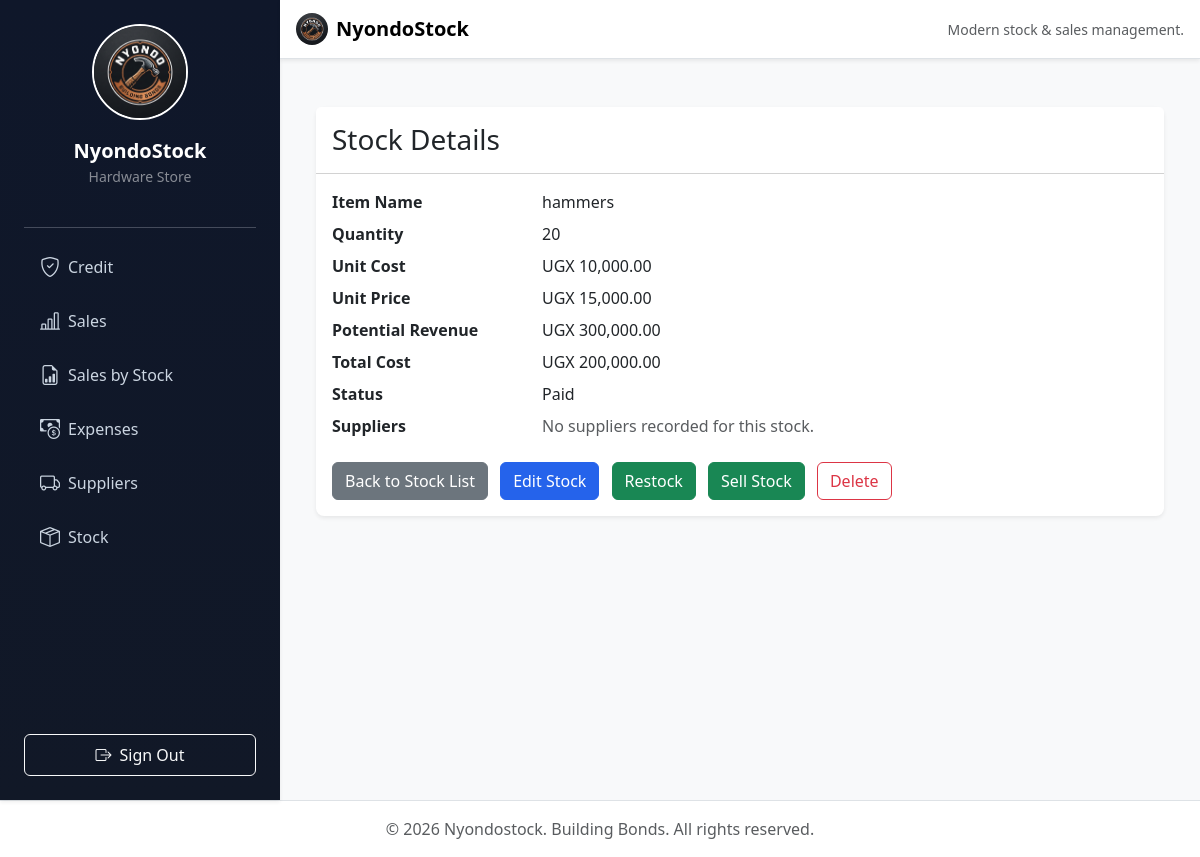
Page /stock/stock/detail/2/ on the earlier database version.
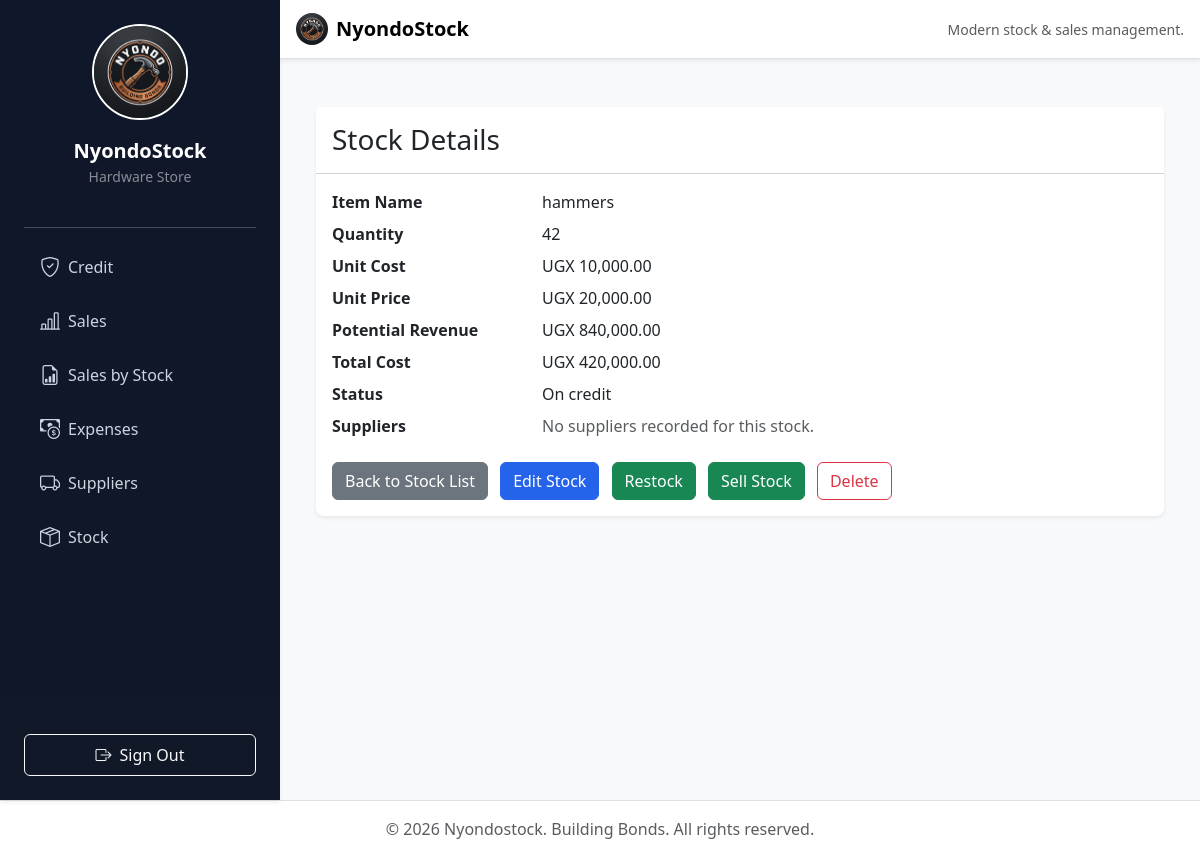
Same page on the later database version.
### stock/models.py (models this page shows, shortened)
class Stock(models.Model):
    STOCK_CHOICES = [
      ('hammers', 'Hammers'),
      ('nails', 'Nails'),
      ('iron sheets', 'Iron Sheets'),
      ('cement', 'Cement'),
      ('toolbox','Toolbox'),
      ('timber', 'Timber'),
      ('wire mesh', 'Wire Mesh'),
    ]
    name = models.CharField(max_length=25, choices=STOCK_CHOICES)
    quantity = models.IntegerField()
    date = models.DateTimeField(auto_now_add=True)
    unit_cost = models.DecimalField(max_digits=20, decimal_places=2)
    total_cost = models.DecimalField(max_digits=20, decimal_places=2)
    is_on_credit = models.BooleanField(default=False)
    is_paid = models.BooleanField(default=False)
    low_stock_threshold = models.IntegerField(default=5)
    unit_price = models.DecimalField(max_digits=20, decimal_places=2, null=True, blank=True)
    is_deleted = models.BooleanField(default=False)
    objects = StockManager()  # Default manager - excludes deleted
    all_objects = models.Manager()  # Get all, including deleted
    @property
    def potential_revenue(self):
        return (self.unit_price or Decimal('0.00')) * Decimal(self.quantity or 0)

### stock/views.py (the view)
# urls.py: path('stock/detail/<int:pk>/', views.stock_detail, name='stock_detail'),
def stock_detail(request, pk):
    stock = get_object_or_404(Stock.all_objects, pk=pk)
    suppliers = Supplier.objects.filter(stock_supplied=stock)
    return render(request, 'store/stock_detail.html', {'stock': stock, 'suppliers': suppliers})

### stock/context_processors.py (called while the page is built)
def low_stock_alerts(request):
    alert_count = 0
    if request.user.is_authenticated:
        alert_count = Stock.objects.filter(quantity__lte=F('low_stock_threshold')).count()
    return {
        'low_stock_count': alert_count
    }

### templates/store/stock_detail.html (shortened to what this page needs)
{% extends 'base.html' %}
{% load humanize %}
{% block content %}
<div class="container-fluid px-4 py-4">
    <div class="card shadow-sm border-0 rounded-3">
        <div class="card-header bg-white py-3">
            <h3 class="mb-0">Stock Details</h3>
        </div>
        <div class="card-body">
            <dl class="row">
                <dt class="col-sm-3">Item Name</dt>
                <dd class="col-sm-9">{{ stock.name }}</dd>
                <dt class="col-sm-3">Quantity</dt>
                <dd class="col-sm-9">{{ stock.quantity }}</dd>
                <dt class="col-sm-3">Unit Cost</dt>
                <dd class="col-sm-9">
                    UGX {{ stock.unit_cost|floatformat:2|intcomma }}
                </dd>
                <dt class="col-sm-3">Unit Price</dt>
                <dd class="col-sm-9">
                    UGX {{ stock.unit_price|floatformat:2|intcomma }}
                </dd>
                <dt class="col-sm-3">Potential Revenue</dt>
                <dd class="col-sm-9">
                    UGX {{ stock.potential_revenue|floatformat:2|intcomma }}
                </dd>
                <dt class="col-sm-3">Total Cost</dt>
                <dd class="col-sm-9">
                    UGX {{ stock.total_cost|floatformat:2|intcomma }}
                </dd>
                <dt class="col-sm-3">Status</dt>
                <dd class="col-sm-9">
                    {% if stock.is_deleted %}
                        Archived
                    {% elif stock.is_paid %}
                        Paid
                    {% elif stock.is_on_credit %}
                        On credit
                    {% else %}
                        Unpaid
                    {% endif %}
                </dd>
                <dt class="col-sm-3">Suppliers</dt>
                <dd class="col-sm-9">
                    {% if suppliers %}
                        <ul class="mb-0">
                        {% for sup in suppliers %}
                            <li><a href="{% url 'supplier_detail' sup.id %}">{{ sup.name }}</a> — {{ sup.contact_info }}</li>
                        {% endfor %}
                        </ul>
                    {% else %}
                        <span class="text-muted">No suppliers recorded for this stock.</span>
                    {% endif %}
                </dd>
            </dl>
            <a href="{% url 'stock_list' %}" class="btn btn-secondary">Back to Stock List</a>
            <a href="{% url 'stock_edit' stock.id %}" class="btn btn-primary ms-2">Edit Stock</a>
            <a href="{% url 'stock_restock' stock.id %}" class="btn btn-success ms-2">Restock</a>
            <a href="{% url 'sales_reg_form' %}?stock={{ stock.id }}" class="btn btn-success ms-2">Sell Stock</a>
                        <form method="post" action="{% url 'stock_delete' stock.id %}" class="d-inline ms-2" onsubmit="return confirm('Are you sure you want to delete this stock?');">
                                <button type="submit" class="btn btn-outline-danger">Delete</button>
                        </form>
        </div>
    </div>
</div>
{% endblock %}

Differences in the rows shown:
changed Stock "hammers": quantity "20" → "42"; unit_price "15,000.00" → "20,000.00"; potential_revenue "300,000.00" → "840,000.00"; total_cost "200,000.00" → "420,000.00"
Other differences:
text no longer shown: "Paid"
text now shown: "On credit"
